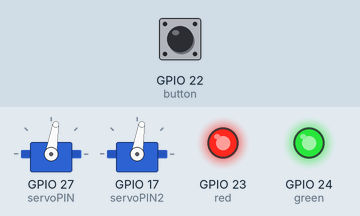
This program was run on a simulated Raspberry Pi (BCM pin numbers). Shown: 2 × servo, output pins drawn as LEDs (lit = HIGH). The test bench sets the inputs (shaded band); at power-on: GPIO 22 (button) HIGH. Servo angles are drawn from the pulse width (0.5 ms = 0°, 2.5 ms = 180°).

Above: at 1.7 s.
1.8 s: GPIO 22 (button) pulled LOW for 0.15 s
At 1.89 s:
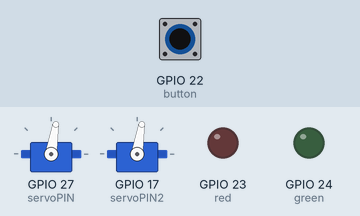
3.4 s: GPIO 22 (button) pulled LOW for 3.2 s
At 7.8 s:
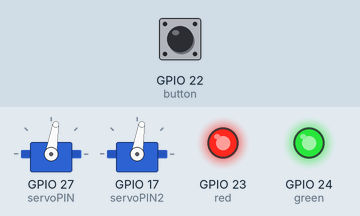
Timing chart, 0 to 9.3 s (numbered marks = the images above; inputs shaded):
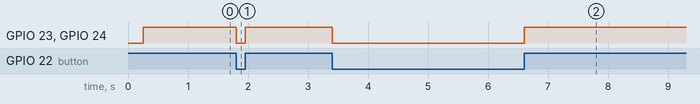

Measured:
- after the input at 1.8 s, GPIO 23 (red), GPIO 24 (green): HIGH → LOW at once, → HIGH 0.15 s later
- after the input at 3.4 s, GPIO 23 (red), GPIO 24 (green): HIGH → LOW at once, → HIGH 3.2 s later

The program:

Test.py
```python
import RPi.GPIO as GPIO
import time

button = 22
button1 = 18
red = 23
green = 24
servoPIN = 27
servoPIN2 = 17
zu = 15
auf = 7


GPIO.setwarnings(False)
GPIO.setmode(GPIO.BCM)
GPIO.setup(button, GPIO.IN)
GPIO.setup(red, GPIO.OUT)
GPIO.setup(green, GPIO.OUT)
GPIO.setup(servoPIN, GPIO.OUT)
GPIO.setup(servoPIN2, GPIO.OUT)
servoe = GPIO.PWM(servoPIN, 50)
servoa = GPIO.PWM(servoPIN2, 50)

servoe.start(zu)
servoa.start(zu)
time.sleep(0.25)
GPIO.output(red, GPIO.HIGH)
GPIO.output(green, GPIO.HIGH)
time.sleep(0.25)
GPIO.output(red, GPIO.LOW)
GPIO.output(green, GPIO.LOW)

while True:
	if GPIO.input(button) == 0:
		GPIO.output(red, GPIO.LOW)
		GPIO.output(green, GPIO.LOW)
		servoe.ChangeDutyCycle(zu)
		servoa.ChangeDutyCycle(zu)
	else:
		GPIO.output(red, GPIO.HIGH)
		GPIO.output(green, GPIO.HIGH)
		servoe.ChangeDutyCycle(auf)
		servoa.ChangeDutyCycle(auf)
```
